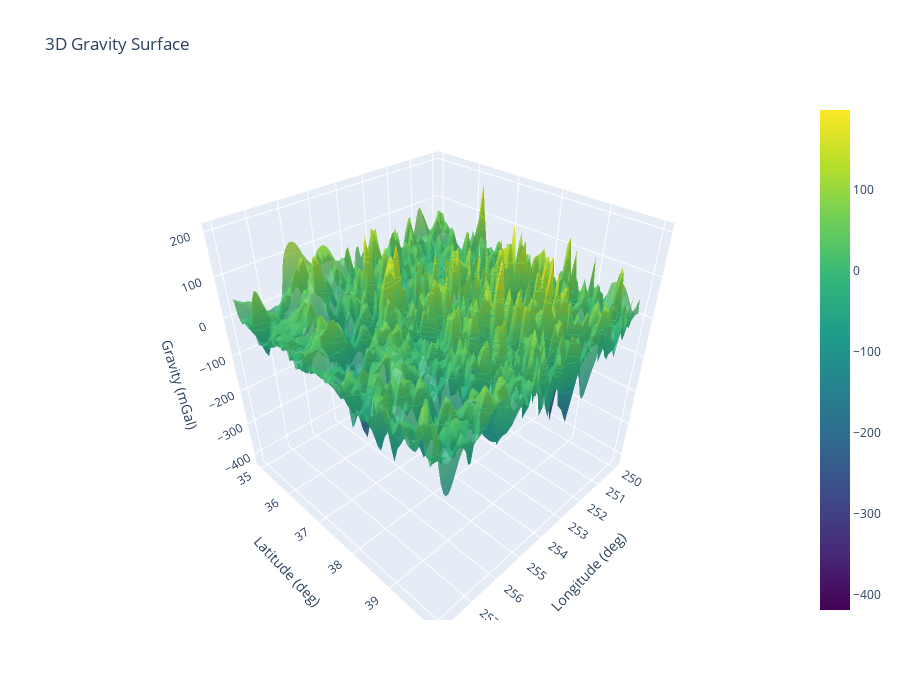

This figure's notebook cell:
### Code cell
import plotly.graph_objects as go
import numpy as np
from scipy.interpolate import griddata

# Ваши данные
longitudes = X_test['longitude(deg)']
latitudes = X_test['latitude(deg)']
heights = model.predict(X_test) - y_test

# Интерполяция
grid_x, grid_y = np.mgrid[
    min(longitudes):max(longitudes):100j,
    min(latitudes):max(latitudes):100j
]
grid_z = griddata(
    (longitudes, latitudes), heights, (grid_x, grid_y), method='cubic'
)

# Создаем 3D-поверхность
fig = go.Figure(data=[go.Surface(
    x=grid_x, y=grid_y, z=grid_z,
    colorscale='Viridis',
    opacity=0.8,
    contours_z=dict(show=True, usecolormap=True))
])

# Настройки макета
fig.update_layout(
    title='3D Gravity Surface',
    scene=dict(
        xaxis_title='Longitude (deg)',
        yaxis_title='Latitude (deg)',
        zaxis_title='Gravity (mGal)',
    ),
    autosize=False,
    width=900,
    height=700,
)

fig.show()

### Figure 1 — Plotly figure (JSON) as saved in the notebook; plotly's stock layout.template omitted (floating-point values rounded to 4 significant figures; data arrays with more than 128 entries replaced by an {"elided": "..."} marker saying what was removed)
{"data": [{"colorscale": [[0, "#440154"], [0.1111, "#482878"], [0.2222, "#3e4989"], [0.3333, "#31688e"], [0.4444, "#26828e"], [0.5556, "#1f9e89"], [0.6667, "#35b779"], [0.7778, "#6ece58"], [0.8889, "#b5de2b"], [1, "#fde725"]], "contours": {"z": {"show": true, "usecolormap": true}}, "opacity": 0.8, "type": "surface", "x": {"elided": "100x100 float values"}, "y": {"elided": "100x100 float values"}, "z": {"elided": "100x100 float values"}}], "layout": {"autosize": false, "height": 700, "scene": {"xaxis": {"title": {"text": "Longitude (deg)"}}, "yaxis": {"title": {"text": "Latitude (deg)"}}, "zaxis": {"title": {"text": "Gravity (mGal)"}}}, "title": {"text": "3D Gravity Surface"}, "width": 900}}
